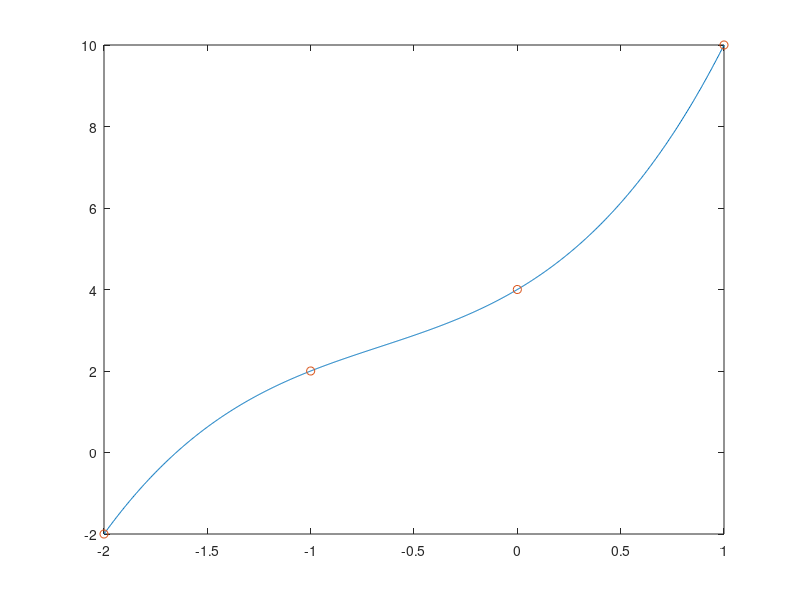

MATLAB code for this plot:
%-- Kap_03_Ploynominterpolation.m
function Test_Polyint
%-- Testprogramm zur Polynominterpolation
 x = [-2, -1, 0, 1];
 y = [-2, 2, 4, 10];
 c_coeff = poly_interpol(x,y)
 xx = linspace(-2,1,1000); 
 yy = poly_evaluate(xx,x,c_coeff);
 plot(xx,yy,x,y,'o')
%--
end

function c = poly_interpol(x,y)
%-- Berechnung der Polynomkoeffizienten
 n = length(x);
 for i=1:n 
   d(i) = y(i);      %-- neue Stuetzstelle hinzunehmen
   for k = i-1:-1:1  %-- Diagonalschema vervollstaendigen
      d(k) = (d(k+1)-d(k))/(x(i)-x(k));
   end
   c(i) = d(1);
 end
%--
end

function y = poly_evaluate(x,xi,c)
%-- Auswertung des Interpolationspolynoms mit den Stuetzstellen
%-- xi und Koeffizienten c an allen Punkten x
 n = length(xi);
 y = c(n);
 for i = n-1:-1:1 
   y = y.*(x-xi(i)) + c(i);  %-- Hornerschema
 end
%--
end
